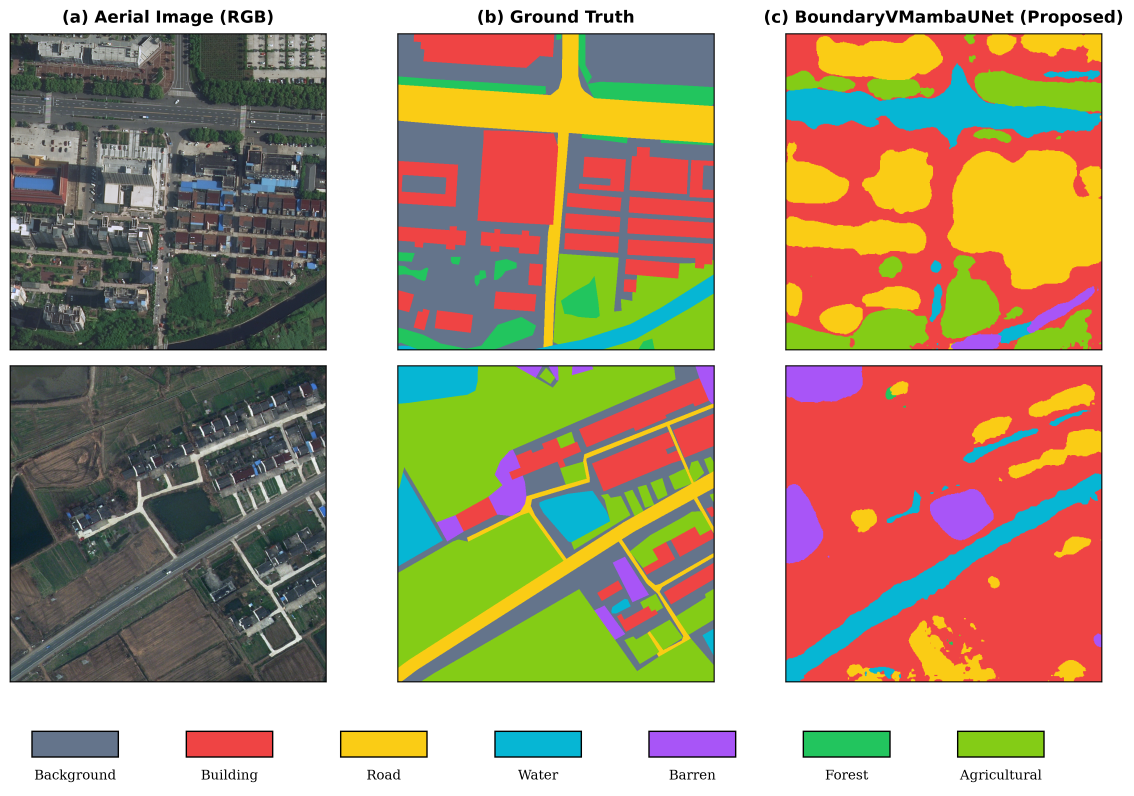
#> input picture paper_qualitative_comparison.png, 3400 x 2387 px (shown at 1/3 size)
$ python -i transform.py   (imports and definitions only)
#> lines starting #> are read from the running program, lines starting #| are printed output that depends on the picture
#> further down, picture is the input picture: PIL image 3400x2387 RGBA; mean R, G, B, A 176.5, 158.7, 133.1, 255
import math
import numbers
from PIL import Image, ImageOps, ImageEnhance
import numpy as np
import random


class Compose(object):
    def __init__(self, transforms):
        self.transforms = transforms

    # [5 lines left out: function __call__, not called in this run]


class RandomCrop(object):
    """
    Take a random crop from the image.
    First the image or crop size may need to be adjusted if the incoming image
    is too small...
    If the image is smaller than the crop, then:
         the image is padded up to the size of the crop
         unless 'nopad', in which case the crop size is shrunk to fit the image
    A random crop is taken such that the crop fits within the image.
    If a centroid is passed in, the crop must intersect the centroid.
    """
    # [59 lines left out: functions __init__, __call__, not called in this run]


class PadImage(object):
    def __init__(self, size=(512, 512), ignore_index=0):
        self.size = size
        self.ignore_index = ignore_index

    # [16 lines left out: function __call__, not called in this run]


class RandomHorizontalFlip(object):

    def __init__(self, prob: float = 0.5):
        self.prob = prob

    # [12 lines left out: function __call__, not called in this run]


class RandomVerticalFlip(object):
    def __init__(self, prob: float = 0.5):
        self.prob = prob

    # [12 lines left out: function __call__, not called in this run]


class Resize(object):
    def __init__(self, size: tuple = (512,  512)):
        self.size = size  # size: (h, w)

    def __call__(self, img, mask):
        assert img.size == mask.size
        return img.resize(self.size, Image.BICUBIC), mask.resize(self.size, Image.NEAREST)


class RandomScale(object):
    def __init__(self, scale_list=[0.75, 1.0, 1.25], mode='value'):
        self.scale_list = scale_list
        self.mode = mode

    # [10 lines left out: function __call__, not called in this run]


class ColorJitter(object):
    def __init__(self, brightness=0.5, contrast=0.5, saturation=0.5):
        if not brightness is None and brightness>0:
            self.brightness = [max(1-brightness, 0), 1+brightness]
        if not contrast is None and contrast>0:
            self.contrast = [max(1-contrast, 0), 1+contrast]
        if not saturation is None and saturation>0:
            self.saturation = [max(1-saturation, 0), 1+saturation]

    def __call__(self, img, mask=None):
        r_brightness = random.uniform(self.brightness[0], self.brightness[1])
        r_contrast = random.uniform(self.contrast[0], self.contrast[1])
        r_saturation = random.uniform(self.saturation[0], self.saturation[1])
        img = ImageEnhance.Brightness(img).enhance(r_brightness)
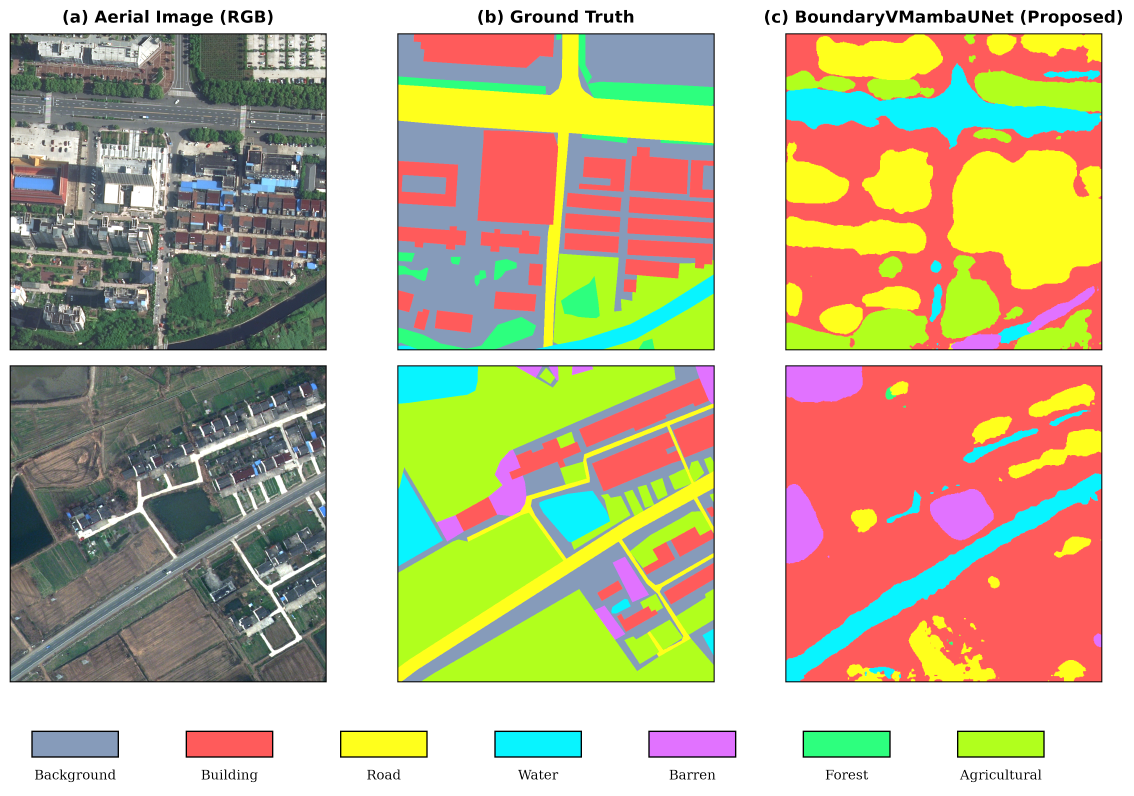
#> img: PIL image 3400x2387 RGBA (shown at 1/3 size); mean R, G, B, A 193, 183.1, 149.6, 255
        img = ImageEnhance.Contrast(img).enhance(r_contrast)
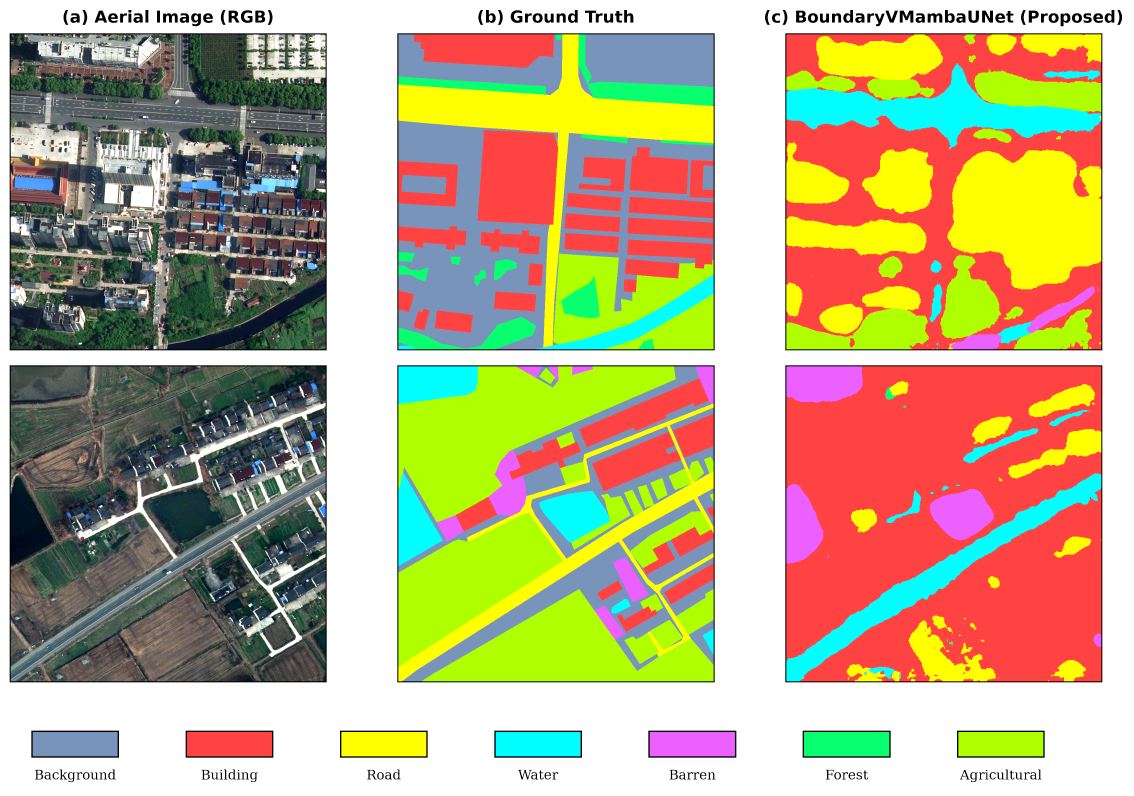
#> img: PIL image 3400x2387 RGBA (shown at 1/3 size); mean R, G, B, A 187.1, 174.6, 136.6, 255
        img = ImageEnhance.Color(img).enhance(r_saturation)
        if mask is None:
            return img
        else:
            return img, mask


class SmartCropV1(object):
    # [22 lines left out: functions __init__, __call__, not called in this run]


class SmartCropV2(object):
    # [32 lines left out: functions __init__, __call__, not called in this run]

>>> from PIL import Image
>>> picture = Image.open('../../paper_qualitative_comparison.png')
>>> result = ColorJitter()(picture)
